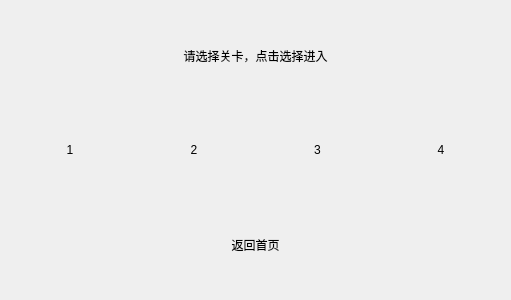
<?xml version="1.0" encoding="UTF-8"?>
<ui version="4.0">
 <class>Form</class>
 <widget class="QWidget" name="Form">
  <property name="geometry">
   <rect>
    <x>0</x>
    <y>0</y>
    <width>511</width>
    <height>300</height>
   </rect>
  </property>
  <property name="windowTitle">
   <string>Form</string>
  </property>
  <layout class="QVBoxLayout" name="verticalLayout">
   <item>
    <widget class="QLabel" name="label">
     <property name="styleSheet">
      <string notr="true">font: 24pt &quot;FZZhengHeiS-EB-GB&quot;;</string>
     </property>
     <property name="text">
      <string>请选择关卡，点击选择进入</string>
     </property>
     <property name="alignment">
      <set>Qt::AlignCenter</set>
     </property>
    </widget>
   </item>
   <item>
    <layout class="QHBoxLayout" name="horizontalLayout">
     <item>
      <widget class="QLabel" name="label_3">
       <property name="styleSheet">
        <string notr="true">font: 36pt &quot;FZZhengHeiS-EB-GB&quot;;</string>
       </property>
       <property name="text">
        <string>1</string>
       </property>
       <property name="alignment">
        <set>Qt::AlignCenter</set>
       </property>
      </widget>
     </item>
     <item>
      <widget class="QLabel" name="label_6">
       <property name="styleSheet">
        <string notr="true">font: 36pt &quot;FZZhengHeiS-EB-GB&quot;;</string>
       </property>
       <property name="text">
        <string>2</string>
       </property>
       <property name="alignment">
        <set>Qt::AlignCenter</set>
       </property>
      </widget>
     </item>
     <item>
      <widget class="QLabel" name="label_2">
       <property name="styleSheet">
        <string notr="true">font: 36pt &quot;FZZhengHeiS-EB-GB&quot;;</string>
       </property>
       <property name="text">
        <string>3</string>
       </property>
       <property name="alignment">
        <set>Qt::AlignCenter</set>
       </property>
      </widget>
     </item>
     <item>
      <widget class="QLabel" name="label_4">
       <property name="styleSheet">
        <string notr="true">font: 36pt &quot;FZZhengHeiS-EB-GB&quot;;</string>
       </property>
       <property name="text">
        <string>4</string>
       </property>
       <property name="alignment">
        <set>Qt::AlignCenter</set>
       </property>
      </widget>
     </item>
    </layout>
   </item>
   <item>
    <widget class="QLabel" name="label_5">
     <property name="styleSheet">
      <string notr="true">font: 18pt &quot;MF LiHei (Noncommercial)&quot;;</string>
     </property>
     <property name="text">
      <string>返回首页</string>
     </property>
     <property name="alignment">
      <set>Qt::AlignCenter</set>
     </property>
    </widget>
   </item>
  </layout>
 </widget>
 <resources/>
 <connections/>
</ui>
